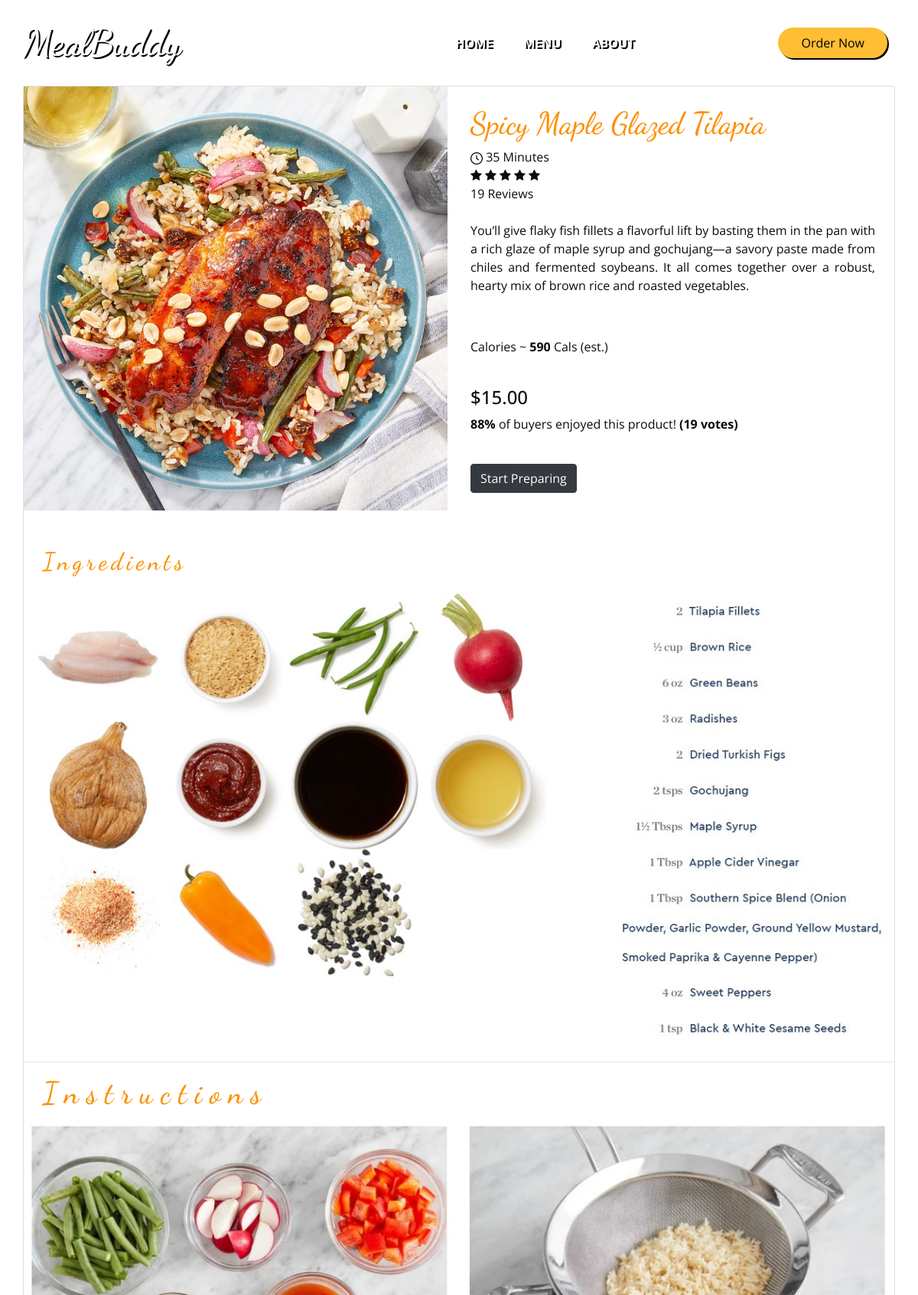
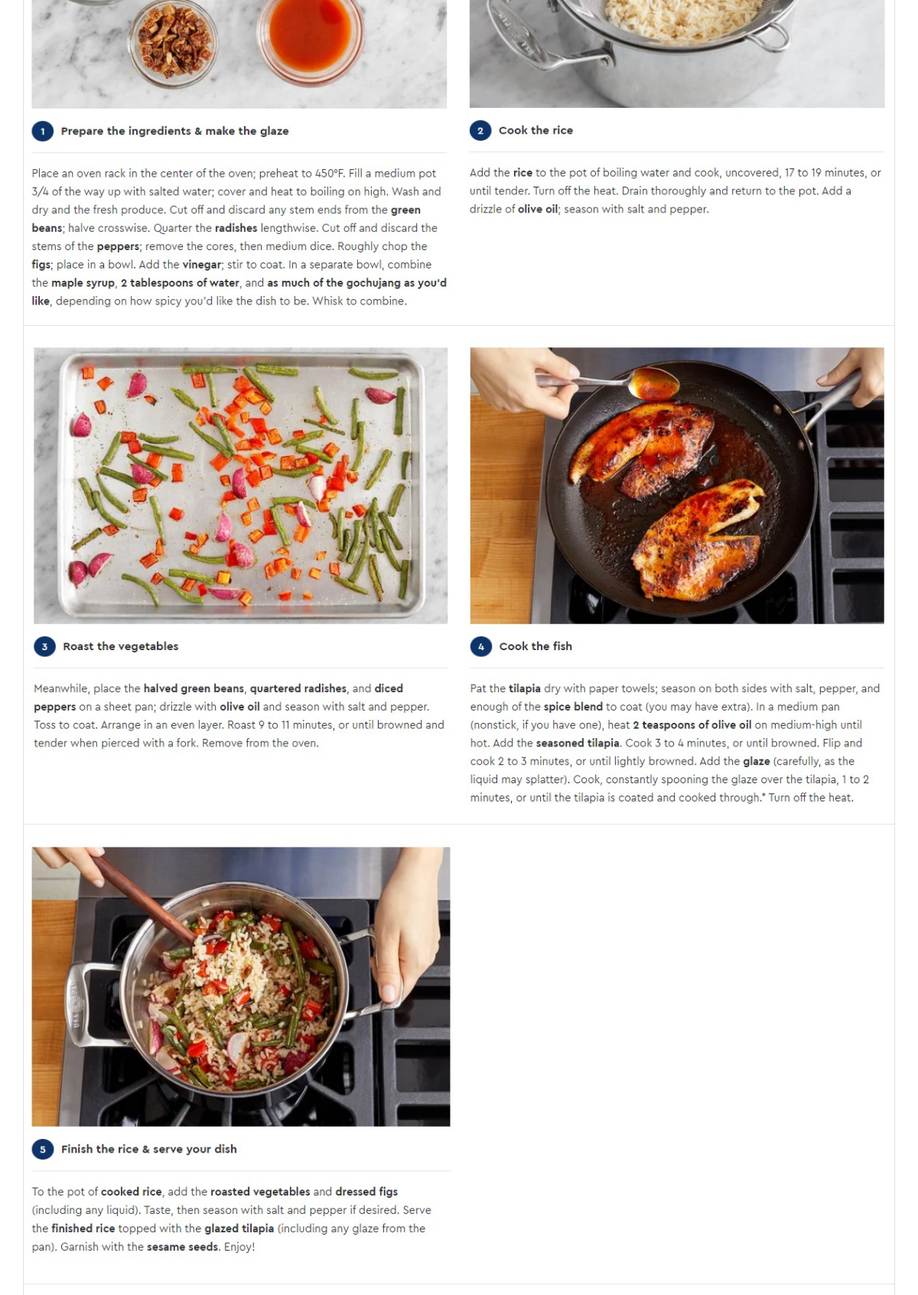
The page /deets.php?uid=1 (upper part) on the database its author committed (2 pictures, top to bottom).
### tables this page shows
CREATE TABLE `meals` (
  `uid` int(11) NOT NULL,
  `name` varchar(60) NOT NULL,
  `dscrip` varchar(600) NOT NULL,
  `imglink` varchar(200) NOT NULL,
  `price` varchar(10) NOT NULL,
  `prep_time` int(30) NOT NULL,
  `reviews` int(100) NOT NULL,
  `calories` varchar(255) NOT NULL,
  `ingred` varchar(255) NOT NULL,
  `posppl` varchar(15) NOT NULL
);

CREATE TABLE `instructions` (
  `instrct_id` int(11) NOT NULL,
  `instrct1` varchar(255) NOT NULL,
  `instrct2` varchar(255) NOT NULL,
  `instrct3` varchar(255) NOT NULL,
  `instrct4` varchar(255) NOT NULL
);

### deets.php (the view, shortened to what this page needs)
<?php
$connec = mysqli_connect('localhost', 'root', '');
mysqli_select_db($connec, 'mbuddy');
if (isset($_GET['uid'])) {
  $current_id = $_GET['uid'];
  $getMeal = "SELECT * FROM meals WHERE uid='$current_id' ";
  $getInstr = "SELECT * FROM instructions WHERE instrct_id='$current_id'";
  $run_meal = mysqli_query($connec, $getMeal);
  $run_instr = mysqli_query($connec, $getInstr);
  $row_meal = mysqli_fetch_array($run_meal);
  $row_instr = mysqli_fetch_array($run_instr);
  $meal_name = $row_meal['name'];
  $meal_deets = $row_meal['dscrip'];
  $meal_price = $row_meal['price'];
  $meal_image = $row_meal['imglink'];
  $meal_prep_time = $row_meal['prep_time'];
  $meal_reviews = $row_meal['reviews'];
  $meal_calories = $row_meal['calories'];
  $meal_ingredients = $row_meal['ingred'];
  $meal_positive = $row_meal['posppl'];
  $instr1 = $row_instr['instrct1'];
  $instr2 = $row_instr['instrct2'];
  $instr3 = $row_instr['instrct3'];
}
?>
<!DOCTYPE html>
<html lang="en">
<head>
  <link rel="stylesheet" type="text/css" href="css/bootstrap.css" />
  <link rel="stylesheet" type="text/css" href="https://cdnjs.cloudflare.com/ajax/libs/OwlCarousel2/2.3.4/assets/owl.carousel.min.css" />
  <link rel="stylesheet" href="https://cdnjs.cloudflare.com/ajax/libs/jquery-nice-select/1.1.0/css/nice-select.min.css" />
  <link
  href="http://cdnjs.cloudflare.com/ajax/libs/font-awesome/4.3.0/css/font-awesome.css"
  rel="stylesheet"  type='text/css'>
  <link href="css/style.css" rel="stylesheet" />
  <link href="css/style.scss" rel="stylesheet" />
  <link href="css/responsive.css" rel="stylesheet" />
</head>
  <body style="background-color= black;">
    <div class="hero_area">
      <header class="header_section">
        <div class="container">
          <nav class="navbar navbar-expand-lg custom_nav-container ">
            <a class="navbar-brand" href="index.php">
              <span>
                MealBuddy
              </span>
            </a>
            <div class="collapse navbar-collapse" id="navbarSupportedContent">
              <ul class="navbar-nav  mx-auto ">
                <li class="nav-item">
                  <a class="nav-link" href="index.php">Home</a>
                </li>
                <li class="nav-item">
                  <a class="nav-link" href="menu.php">Menu</a>
                </li>
                <li class="nav-item">
                  <a class="nav-link" href="about.html">About</a>
                </li>
              </ul>
              <div class="user_option">
                <a href="" class="order_online">
                  Order Now
                </a>
              </div>
            </div>
          </nav>
        </div>
      </header>
	<div class="container">
		<div class="card">
			<div class="container-fliud">
				<div class="wrapper row">
					<div class="preview col-md-6">
						<div class="preview-pic tab-content">
						  <div class="tab-pane active" id="pic-1"><img src="<?php echo $meal_image ?>" height="100%" width="100%" /></div>
						</div>
					</div>
					<div class="details col-md-6">
            <br>
						<h1 class="product-title" style="font-family: 'Dancing Script', cursive; color: #fc9003;"><?php echo $meal_name ?></h1>
            <img src="images/clock.png" alt="Timer" height="16px" width="16px">
            <?php echo $meal_prep_time ?> Minutes
            <br>
						<div class="rating">
							<div class="stars">
								<span class="fa fa-star checked"></span>
								<span class="fa fa-star checked"></span>
								<span class="fa fa-star checked"></span>
								<span class="fa fa-star"></span>
								<span class="fa fa-star"></span>
							</div>
							<span class="review-no"><?php echo $meal_reviews ?> Reviews</span>
              <br>
              <br>
						</div>
						<p class="product-description" style="text-align: justify; padding-right:25px;"><?php echo $meal_deets ?></p>
            <br>
            <p class="vote">
              <p>Calories    ~ <strong><?php echo $meal_calories ?></strong><light> Cals (est.)</light></p>
            </p>
            <br>
						<h4 class="price">&#36;<?php echo $meal_price ?></h4>
						<p class="vote"><strong><?php echo $meal_positive ?>%</strong> of buyers enjoyed this product! <strong>(<?php echo $meal_reviews ?> votes)</strong></p>
            <br>
						<div class="action">
							<a href="#ingredient"><button type="button" class="btn btn-dark">Start Preparing</button></a>
						</div>
					</div>
				</div>
			</div>
      <br><br>
      <h2 class="product-title" style="font-family: 'Dancing Script', cursive; padding-left: 25px; color: #fc9003; letter-spacing: 5px;" id="ingredient">Ingredients</h2>
      <img src="<?php echo $meal_ingredients ?>" alt="Ingredients" style="margin: 10px 10px 10px 10px;">
      <hr>
      <h1 style="font-family: 'Dancing Script', cursive; letter-spacing: 10px; color: #fc9003; padding-left:25px;">Instructions</h1>
      <img src="<?php echo $instr1 ?>" alt="" >
      <hr>
      <img src="<?php echo $instr2 ?>" alt="" >
      <hr>
      <img src="<?php echo $instr3 ?>" alt="" >
      <hr>
      </div>
		</div>
	</div>
  </body>
  </html>

### css/style.css (style rules this page uses)
body { font-family: "Open Sans", sans-serif; color: #0c0c0c; background-color: #ffffff; overflow-x: hidden; }
h1, h2 { font-family: 'Dancing Script', cursive; }
a, a:hover, a:focus { text-decoration: none; }
.btn, .btn:focus { outline: none !important; -webkit-box-shadow: none; box-shadow: none; }
.hero_area { position: relative; min-height: 100vh; display: -webkit-box; display: -ms-flexbox; display: flex; -webkit-box-orient: vertical; -webkit-box-direction: normal; -ms-flex-direction: column; flex-direction: column; }
.header_section { padding: 15px 0; }
.navbar-brand { font-family: 'Dancing Script', cursive; }
.navbar-brand span { font-weight: bolder; font-size: 48px; color: white; text-shadow: 2px 2px black; }
.custom_nav-container { padding: 0; }
.custom_nav-container .navbar-nav { padding-left: 18%; }
.custom_nav-container .navbar-nav .nav-item .nav-link { font-weight: bold; padding: 5px 20px; color: #ffffff; text-align: center; text-transform: uppercase; border-radius: 5px; -webkit-transition: all 0.3s; transition: all 0.3s; text-shadow: 2px 2px black; }
.user_option { display: -webkit-box; display: -ms-flexbox; display: flex; -webkit-box-align: center; -ms-flex-align: center; align-items: center; }
.user_option a { margin: 0 10px; }
.user_option .order_online { display: inline-block; padding: 8px 30px; background-color: #ffbe33; color: black; border-radius: 45px; -webkit-transition: all 0.3s; transition: all 0.3s; border: none; box-shadow: 2px 2px black; }

### css/responsive.css (style rules this page uses)
@media (min-width: 1200px) { .container { max-width: 1170px; } }

### rows shown on the page
meals: name "Spicy Maple Glazed Tilapia", prep_time "35", reviews "19", dscrip "You’ll give flaky fish fillets a flavorful lift by basting them in the pan with a rich glaze of maple syrup and gochujang—a savory paste made from chiles and fermented soybeans. It all comes together over a robust, hearty mix of brown rice and roasted vegetables.", calories "590", price "15.00", posppl "88"
instructions: instrct1 (picture), instrct2 (picture), instrct3 (picture)
